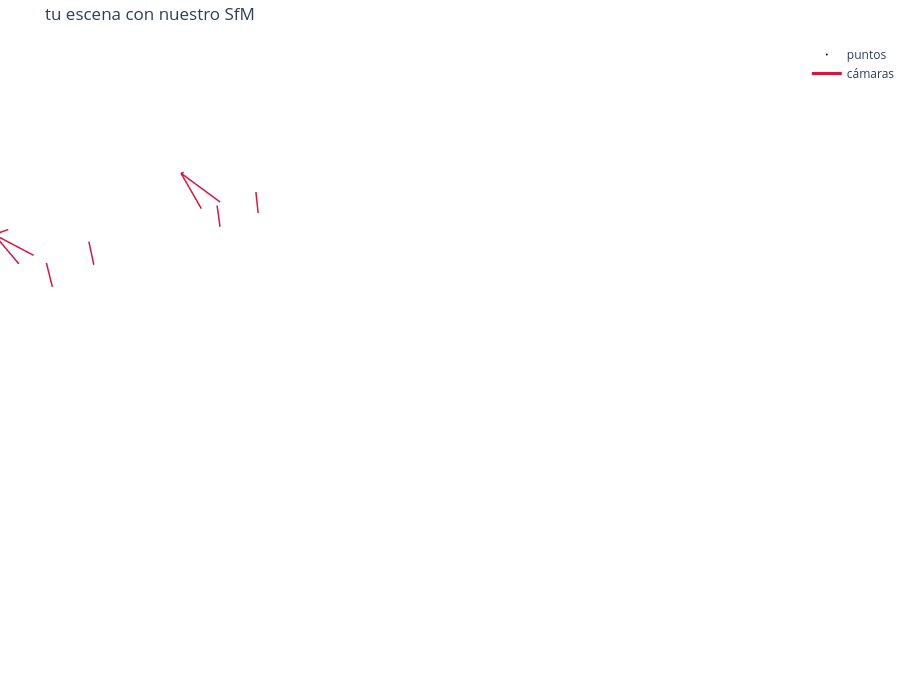

Here is the notebook cell this chart was saved with:
### Code cell
fig = go.Figure(figura(camaras, puntos, f, "", tam, 20000))
fig.update_layout(height=700, title="tu escena con nuestro SfM", scene=ejes_de(camaras, puntos), margin=dict(l=0, r=0, t=40, b=0))
fig.show()

### Figure 1 — Plotly figure (JSON) as saved in the notebook; plotly's stock layout.template omitted (floating-point values rounded to 4 significant figures)
{"data": [{"marker": {"color": ["rgb(15,0,0)"], "size": 1.5}, "mode": "markers", "name": "puntos", "type": "scatter3d", "x": [-0.1255], "y": [4.32], "z": [-0.09894]}, {"line": {"color": "crimson", "width": 3}, "mode": "lines", "name": "cámaras", "type": "scatter3d", "x": [0.0, -0.1204, NaN, 0.0, 0.1204, NaN, 0.0, 0.1204, NaN, 0.0, -0.1204, NaN, -0.1204, 0.1204, 0.1204, -0.1204, -0.1204, NaN, 1.024, 0.7653, NaN, 1.024, 0.9976, NaN, 1.024, 1.015, NaN, 1.024, 0.7828, NaN, 0.7653, 0.9976, 1.015, 0.7828, 0.7653, NaN], "y": [0.0, 0.5187, NaN, 0.0, 0.5187, NaN, 0.0, 0.5187, NaN, 0.0, 0.5187, NaN, 0.5187, 0.5187, 0.5187, 0.5187, 0.5187, NaN, -0.02586, 0.4372, NaN, -0.02586, 0.4993, NaN, -0.02586, 0.5129, NaN, -0.02586, 0.4509, NaN, 0.4372, 0.4993, 0.5129, 0.4509, 0.4372, NaN], "z": [-0.0, 0.2141, NaN, -0.0, 0.2141, NaN, -0.0, -0.2141, NaN, -0.0, -0.2141, NaN, 0.2141, 0.2141, -0.2141, -0.2141, 0.2141, NaN, -0.02869, 0.1898, NaN, -0.02869, 0.2013, NaN, -0.02869, -0.2262, NaN, -0.02869, -0.2377, NaN, 0.1898, 0.2013, -0.2262, -0.2377, 0.1898, NaN]}], "layout": {"height": 700, "margin": {"b": 0, "l": 0, "r": 0, "t": 40}, "scene": {"aspectmode": "manual", "aspectratio": {"x": 1, "y": 3.779, "z": 0.08604}, "xaxis": {"range": [-0.2357, 1.117], "visible": false}, "yaxis": {"range": [-0.4512, 4.659], "visible": false}, "zaxis": {"range": [-0.1072, 0.009123], "visible": false}}, "title": {"text": "tu escena con nuestro SfM"}}}
